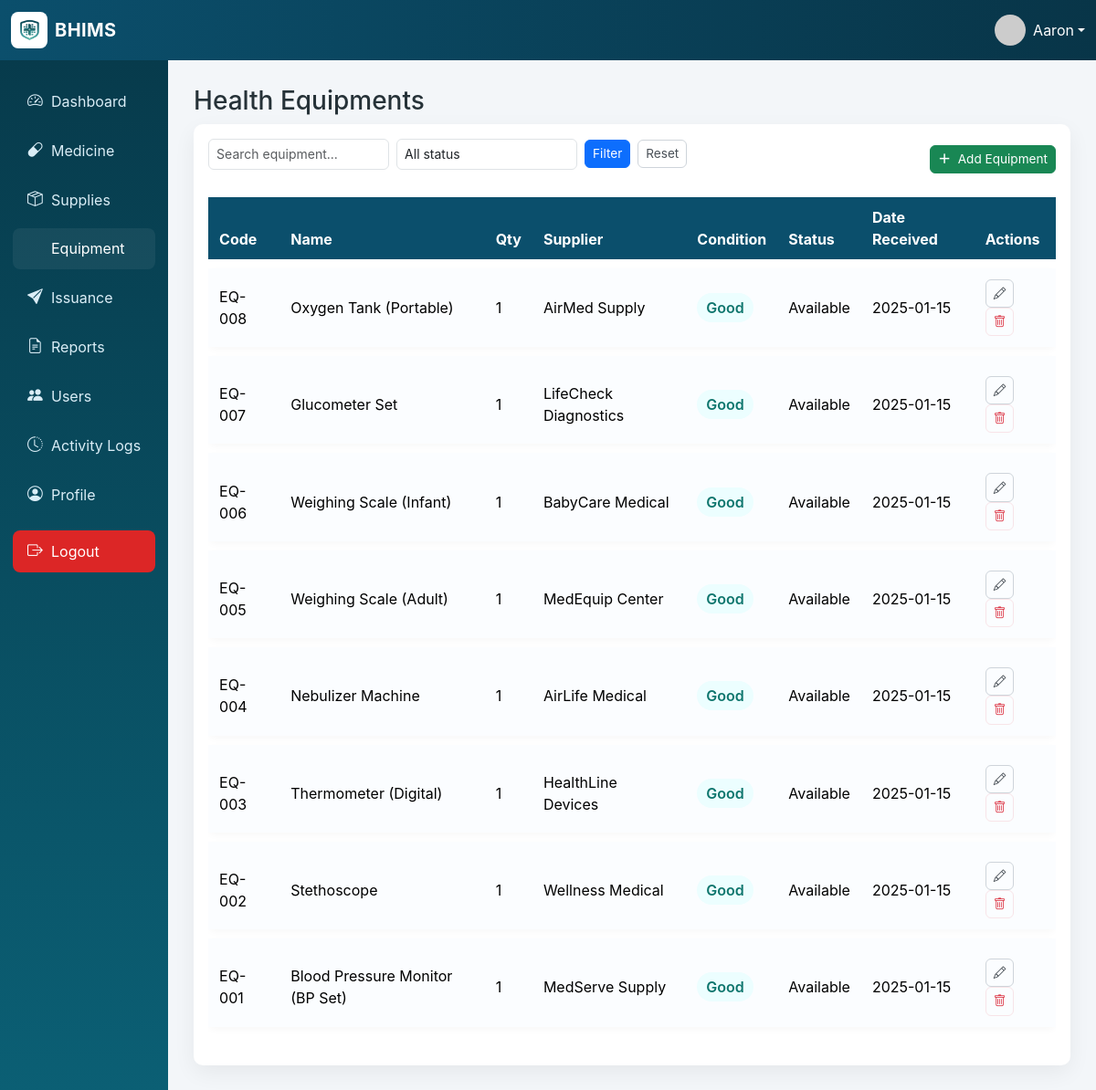
The app's page /equipment.php (signed in) with its own data.
### tables this page shows
CREATE TABLE `equipment` (
  `equipment_id` int(11) NOT NULL,
  `item_code` varchar(100) DEFAULT NULL,
  `item_name` varchar(255) DEFAULT NULL,
  `quantity` int(11) DEFAULT 0,
  `supplier` varchar(255) DEFAULT NULL,
  `condition` enum('Good','Broken','Damaged') DEFAULT 'Good',
  `status` enum('Available','Unavailable') DEFAULT 'Available',
  `updated_at` varchar(50) DEFAULT NULL,
  `date_received` date DEFAULT NULL,
  `added_by` int(11) DEFAULT NULL
);

### equipment.php (the view, shortened to what this page needs)
<?php
require_once 'header.php';
require_once 'functions.php';
$search = trim($_GET['search'] ?? '');
$sql = "SELECT * FROM equipment WHERE 1=1";
$sql .= " ORDER BY updated_at DESC, date_received DESC, equipment_id DESC";
$stmt = $mysqli->prepare($sql);
$stmt->execute();
$rows = $stmt->get_result()->fetch_all(MYSQLI_ASSOC);
?>
<h3>Health Equipments</h3>
<div class="table-card">
  <div class="d-flex justify-content-between align-items-center mb-2">
    <div class="table-actions">
      <form class="d-flex" method="get" style="gap:8px; align-items:center;">
        <input name="search" value="<?php echo htmlspecialchars($search) ?>" placeholder="Search equipment..." class="form-control form-control-sm" style="padding:.35rem .5rem;">
        <select name="status" class="form-control form-control-sm" style="padding:.35rem .5rem;">
          <option value="">All status</option>
        </select>
        <button class="btn btn-sm btn-primary">Filter</button>
        <a href="equipment.php" class="btn btn-sm btn-outline-secondary">Reset</a>
      </form>
    </div>
    <div>
      <a id="openUnifiedBtn" href="equipment.php?action=add" class="btn btn-sm btn-success"><span style="font-weight:700;">＋</span> Add Equipment</a>
    </div>
  </div>
  <div class="table-responsive">
    <table class="table table-modern w-100">
      <thead>
        <tr>
          <th>Code</th>
          <th>Name</th>
          <th>Qty</th>
          <th>Supplier</th>
          <th>Condition</th>
          <th>Status</th>
          <th>Date Received</th>
          <th>Actions</th>
        </tr>
      </thead>
      <tbody>
        <?php if (empty($rows)): ?>
          <tr><td colspan="8">No records found.</td></tr>
        <?php else: foreach ($rows as $r): ?>
          <tr>
            <td><?php echo htmlspecialchars($r['item_code']) ?></td>
            <td><?php echo htmlspecialchars($r['item_name']) ?></td>
            <td><?php echo (int)$r['quantity'] ?></td>
            <td><?php echo htmlspecialchars($r['supplier']) ?></td>
            <td>
              <?php
                $cond = $r['condition'] ?? '';
                if ($cond === 'Good') echo '<span class="badge-good">Good</span>';
                elseif ($cond === 'Broken') echo '<span class="badge-broken">Broken</span>';
                else echo '<span class="badge-damaged">'.htmlspecialchars($cond).'</span>';
              ?>
            </td>
            <td><?php echo htmlspecialchars($r['status']) ?></td>
            <td><?php echo htmlspecialchars($r['date_received']) ?></td>
            <td>
              <?php
                $data_attrs = [
                  'id' => $r['equipment_id'],
                  'item_code' => $r['item_code'],
                  'item_name' => $r['item_name'],
                  'quantity' => $r['quantity'],
                  'supplier' => $r['supplier'],
                  'condition' => $r['condition'],
                  'status' => $r['status'],
                  'date_received' => $r['date_received']
                ];
                $data_str = '';
                foreach ($data_attrs as $k => $v) {
                    $data_str .= ' data-'.$k.'="'.htmlspecialchars($v, ENT_QUOTES).'"';
                }
              ?>
              <a class="btn btn-sm btn-outline-secondary openUnifiedEdit" href="equipment.php?action=edit&id=<?php echo $r['equipment_id'] ?>" <?php echo $data_str; ?> title="Edit"><i class="bi bi-pencil"></i></a>
              <a class="btn btn-sm btn-outline-danger" href="equipment.php?action=delete&id=<?php echo $r['equipment_id'] ?>" onclick="return confirm('Delete?')"><i class="bi bi-trash"></i></a>
            </td>
          </tr>
        <?php endforeach; endif; ?>
      </tbody>
    </table>
  </div>
</div>

### assets/css/style.css (style rules this page uses)
body { font-family: "Inter", system-ui, -apple-system, "Segoe UI", Roboto, "Helvetica Neue", Arial; background: #f3f6f9; color: #263238; }
.table thead th { background: transparent; color: #0b4f6c; font-weight: 700; border-bottom: 2px solid #e9eef3; }
.table tbody tr td { vertical-align: middle; }
.table-card { background: #fff; border-radius: 12px; padding: 14px; box-shadow: 0 6px 18px rgba(15, 23, 42, 0.05); }
.table.table-modern { border-collapse: separate; border-spacing: 0 10px; }
.table-modern thead th { background-color: #0b4f6c !important; color: #ffffff !important; font-weight: 700; border: 0; padding: 10px 12px; }
.table-modern tbody tr { background: #fbfdff; border-radius: 8px; box-shadow: 0 3px 8px rgba(10, 20, 30, 0.03); }
.table-modern tbody tr td { vertical-align: middle; padding: 12px; }
.table-modern tbody tr + tr td { border-top: 10px solid transparent; }
.badge-good { background: #ecfeff; color: #0f766e; border-radius: 999px; padding: 6px 10px; font-weight: 600; }
.table-actions { display: flex; gap: 10px; align-items: center; flex-wrap: wrap; margin-bottom: 12px; }
.table-actions .form-control { min-width: 160px; }

### equipment.php (style rules this page uses)
.table-card { background:#fff; border-radius:10px; padding:1rem; box-shadow:0 8px 24px rgba(0,0,0,0.06); }
.d-flex { display:flex }
.justify-content-between { justify-content:space-between }
.align-items-center { align-items:center }
.mb-2 { margin-bottom:.5rem }
.btn { display:inline-flex;align-items:center;gap:.5rem;padding:.375rem .6rem;border-radius:6px;border:1px solid transparent;text-decoration:none;cursor:pointer }
.btn-sm { font-size:.85rem;padding:.275rem .5rem;border-radius:6px }
.btn-primary { background:#0d6efd;color:#fff;border-color:#0d6efd }
.btn-success { background:#198754;color:#fff;border-color:#198754 }
.btn-outline-secondary { background:transparent;color:#495057;border-color:#ced4da }
.btn-outline-danger { background:transparent;color:#dc3545;border:1px solid rgba(220,53,69,0.12) }
input.form-control,select.form-control { width:100%;padding:.45rem .5rem;border:1px solid #dfe3e6;border-radius:6px }
.table.table-modern { border-collapse: separate; border-spacing: 0 10px; width: 100%; }
.table-modern thead th { background: transparent; color: #0b4f6c; font-weight: 700; border: 0; padding: 10px 12px; text-align: left; }
.table-modern tbody tr { background: #fbfdff; border-radius: 8px; box-shadow: 0 3px 8px rgba(10, 20, 30, 0.03); }
.table-modern tbody tr td { vertical-align: middle; padding: 12px; border: 0; background: transparent; }

### records on screen
equipment: item_code "EQ-008", item_name "Oxygen Tank (Portable)", quantity "1", supplier "AirMed Supply", condition "Good", status "Available", date_received "2025-01-15"
equipment: item_code "EQ-007", item_name "Glucometer Set", quantity "1", supplier "LifeCheck Diagnostics", condition "Good", status "Available", date_received "2025-01-15"
equipment: item_code "EQ-006", item_name "Weighing Scale (Infant)", quantity "1", supplier "BabyCare Medical", condition "Good", status "Available", date_received "2025-01-15"
equipment: item_code "EQ-005", item_name "Weighing Scale (Adult)", quantity "1", supplier "MedEquip Center", condition "Good", status "Available", date_received "2025-01-15"
equipment: item_code "EQ-004", item_name "Nebulizer Machine", quantity "1", supplier "AirLife Medical", condition "Good", status "Available", date_received "2025-01-15"
equipment: item_code "EQ-003", item_name "Thermometer (Digital)", quantity "1", supplier "HealthLine Devices", condition "Good", status "Available", date_received "2025-01-15"
equipment: item_code "EQ-002", item_name "Stethoscope", quantity "1", supplier "Wellness Medical", condition "Good", status "Available", date_received "2025-01-15"
equipment: item_code "EQ-001", item_name "Blood Pressure Monitor (BP Set)", quantity "1", supplier "MedServe Supply", condition "Good", status "Available", date_received "2025-01-15"

### other values on screen
$current_user_name "Aaron"
